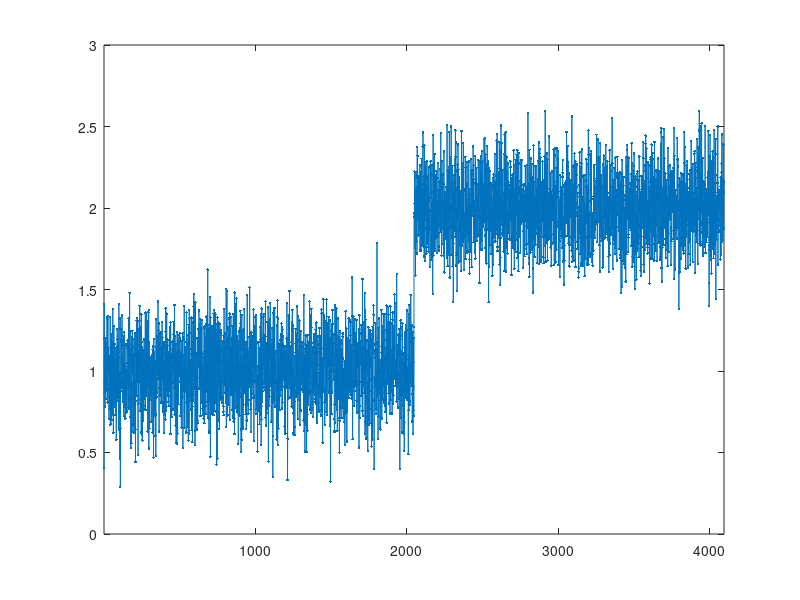

Source code (MATLAB): (Note: this script raises an error after producing the figure.)
% ir_example_kurtosis1
% example of kurtosis for edge-preserving denoising
% Copyright 2012-07-28, Jeff Fessler, University of Michigan

if ~exist('xtrue')
	N = 2^12;
	xtrue = ones(N,1);
	xtrue(end/2+1:end) = 2;
	plot(xtrue)

	sig = 0.2;
	rng(3)
	yi = xtrue + sig * randn(N,1);

	ax = [1 N 0 3];
	plot(yi, '.-'), axis(ax)

	ah = [0 3];
	hh = linspace(0, 3, 121);
	hp = @(y, c) bar(hh, hist(y, hh), c);

	sf = @(xh) text(.1, get(gca, 'ylim') * [0; 0.7], ... 
		sprintf('\\sigma = %3.2f', std(xh(1:round(0.9*N/2)))));

	k1f = @(xh) mean((xh-mean(xh)).^4) / std(xh)^4 - 3;
	kf = @(xh) text(.1, get(gca, 'ylim') * [0; 0.4], ... 
		sprintf('\\gamma_2 = %3.2f', k1f(xh(1:round(0.9*N/2)))));
end

% use local psf to help select beta
if ~isvar('R1'), printm 'R1'
	f.l2b = 2;
	mask = true(N,1);
	R1 = Reg1(mask, 'beta', 2^f.l2b);
%	qpwls_psf(1, R1, 1, mask, 1, 'loop', 0); % choose beta
end

if ~isvar('init'), printm 'init'
	psf = qpwls_psf(1, R1, 1, mask, 1);
	init = conv2(psf, yi, 'same');
end

	nn = N/2 + (-100:102);
%	nn = 1:N;
	ax = [minmax(nn)' 0 3];
	clf, pl = @(i,j) subplot(420+(i-1)*2+j);

	pl(1,1)
	plot(nn, xtrue(nn), 'g.-'), axis(ax), xtick(N/2)
	title 'true signal'

	pl(2,1)
	plot(nn, yi(nn), 'r.-'), axis(ax), xtick(N/2)
	title 'data with additive white gaussian noise'
	pl(2,2)
	hp(yi, 'r'), axisx(ah), title 'Histogram'
	sf(yi), kf(yi)

	pl(4,1)
	plot(nn, init(nn), 'm.-'), axis(ax), xtick(N/2)
	pl(4,2)
	hp(init, 'm'), axisx(ah)
	sf(init), kf(init)

if 0
	pl(1,2)
	ii = N/2+1+[-13:13];
	plot(ii, xtrue(ii), 'g.-', ii, init(ii), 'm.-')
	axis([minmax(ii)' 0.5 2.5])
end


if ~isvar('xpwls1'), printm 'pwls1'
	f.niter1 = 20;
	xpwls1 = pwls_pcg1(init(mask), 1, 1, yi, R1, 'niter', f.niter1);
	plot(xpwls1), axis(ax)
end

	pl(3,1)
	plot(nn, xpwls1(nn), 'y.-'), axis(ax), xtick(N/2)
	title 'PWLS with quadratic regularization'
	pl(3,2)
	hp(xpwls1, 'y'), axisx(ah)
	sf(xpwls1), kf(xpwls1)

if ~isvar('R2'), printm 'R2' % use small delta to show kurtosis
	R2 = Reg1(mask, 'beta', 6*2^f.l2b, 'pot_arg', {'huber', 0.01});
%	qpwls_psf(1, R2, 1, mask, 1);
end


if 0 | ~isvar('xpwls2'), printm 'pwls2'
	f.niter2 = 400;
	xpwls2 = pwls_pcg1(init(mask), 1, 1, yi(:), R2, 'niter', f.niter2);
end

	pl(4,1)
	plot(nn, xpwls2(nn), 'c.-'), axis(ax), xtick(N/2)
	title 'PWLS with TV (strongly edge-preserving) regularization'
	pl(4,2)
	hp(xpwls2, 'c'), axisx(ah)
	axis([0 3 0 300])
	sf(xpwls2), kf(xpwls2)

if 0
	pl(1,2)
	ii = N/2+1+[-13:13];
	plot(ii, xtrue(ii), 'g.-', ii, xpwls1(ii), 'y.-', ii, xpwls2(ii), 'c.-')
	axis([minmax(ii)' 0.5 2.5])
end

%	savefig c ir_example_kurtosis1a
